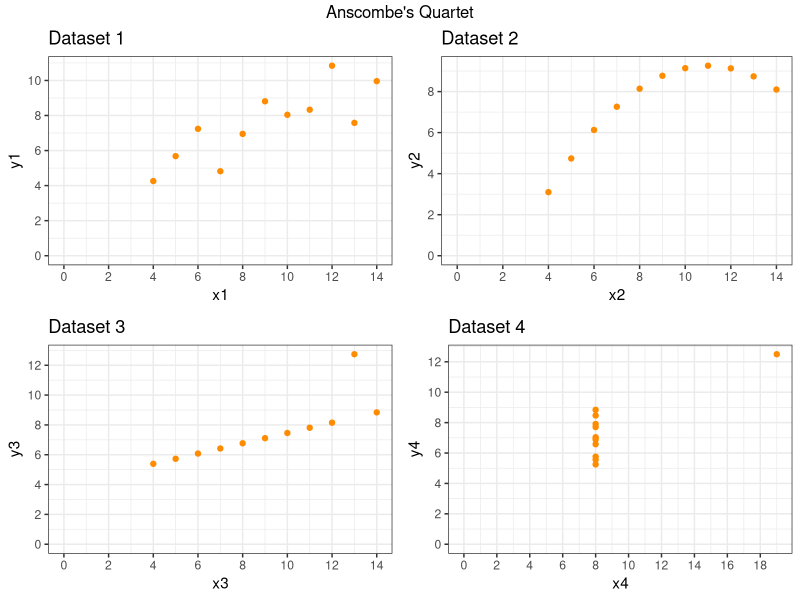

R code for this plot:
## ---- chunk 1
library(fBasics)
library(ggplot2)
library(grid)
library(gridExtra)
library(datasets)
datasets::anscombe
## ---- chunk 2

fBasics::basicStats(anscombe)
## ---- chunk 3
p1 <- ggplot(anscombe) +
  geom_point(aes(x1, y1), color = "darkorange", size = 1.5) +
  scale_x_continuous(breaks = seq(0,20,2)) +
  scale_y_continuous(breaks = seq(0,12,2)) +
  expand_limits(x = 0, y = 0) +
  labs(x = "x1", y = "y1",
       title = "Dataset 1" ) +
  theme_bw()

p2 <- ggplot(anscombe) +
  geom_point(aes(x2, y2), color = "darkorange", size = 1.5) +
  scale_x_continuous(breaks = seq(0,20,2)) +
  scale_y_continuous(breaks = seq(0,12,2)) +
  expand_limits(x = 0, y = 0) +
  labs(x = "x2", y = "y2",
       title = "Dataset 2" ) +
  theme_bw()

p3 <- ggplot(anscombe) +
  geom_point(aes(x3, y3), color = "darkorange", size = 1.5) +
  scale_x_continuous(breaks = seq(0,20,2)) +
  scale_y_continuous(breaks = seq(0,12,2)) +
  expand_limits(x = 0, y = 0) +
  labs(x = "x3", y = "y3",
       title = "Dataset 3" ) +
  theme_bw()

p4 <- ggplot(anscombe) +
  geom_point(aes(x4, y4), color = "darkorange", size = 1.5) +
  scale_x_continuous(breaks = seq(0,20,2)) +
  scale_y_continuous(breaks = seq(0,12,2)) +
  expand_limits(x = 0, y = 0) +
  labs(x = "x4", y = "y4",
       title = "Dataset 4" ) +
  theme_bw()
## ---- chunk 4
grid.arrange(grobs = list(p1, p2, p3, p4), 
             ncol = 2, 
             top = "Anscombe's Quartet")
